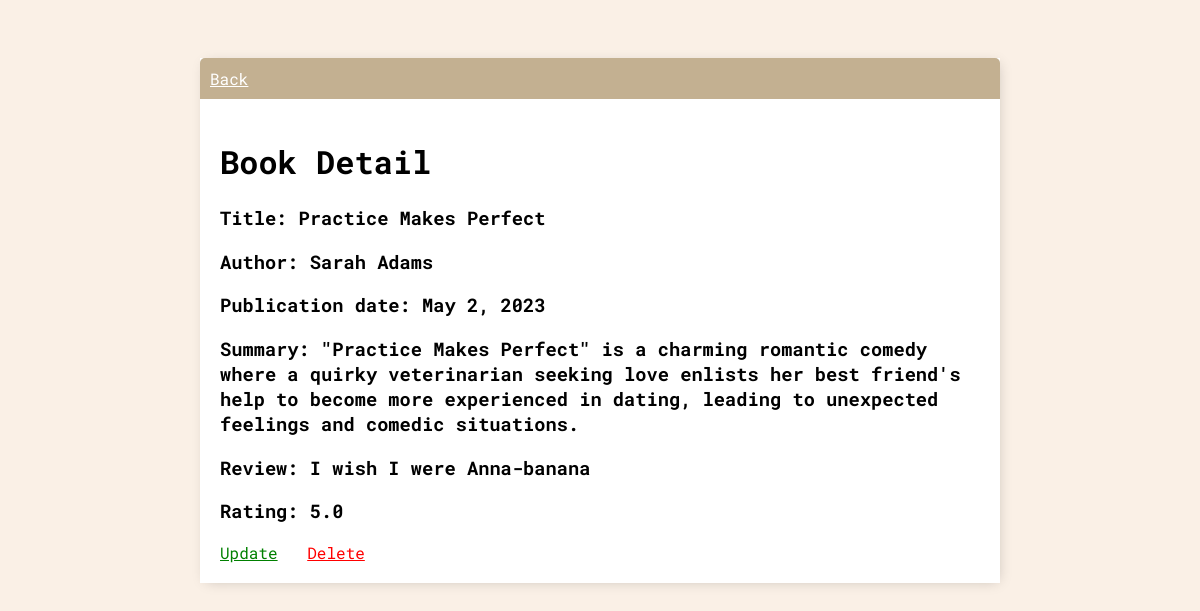
Page /9/ on the committed database.
### base/models.py (models this page shows, shortened)
class Book(models.Model):
    title = models.CharField(max_length=255)
    author = models.CharField(max_length=255)
    publication_date = models.DateField()
    summary = models.TextField(blank=True, null=True)
    review = models.TextField(blank=True, null=True)
    rating = models.DecimalField(max_digits=2, decimal_places=1)

### base/views.py (the view)
# urls.py: path("<int:pk>/", views.BookDetailView.as_view(), name="book-detail"),
class BookDetailView(generic.DetailView):
    model = Book
    template_name = "base/book_detail.html"

### base/templates/base/book_detail.html
{% extends "base/main.html" %}
{% block content %}
<div class="header-bar">
    <a href="{% url 'book-list' %}">Back</a>
</div>
<div class="card-body">
    <h1>Book Detail</h1>
    <h3>Title: {{book.title}}</h3>
    <h3>Author: {{book.author}}</h3>
    <h3>Publication date: {{book.publication_date}}</h3>
    <h3>Summary: {{book.summary}}</h3>
    <h3>Review: {{book.review}}</h3>
    <h3>Rating: {{book.rating}}</h3>
    <a style="color: green; padding: 0px" href="{% url 'book-update' book.id %}">Update</a>
    <a style="color: red; padding: 20px;" href="{% url 'book-delete' book.id %}">Delete</a>
</div>
{% endblock content %}

### base/templates/base/main.html (style rules this page uses)
body { background-color: #faf0e6; font-family: 'Roboto Mono', monospace; padding-top: 50px; }
a, p { color: #c3b091; }
h3 { display: flex; justify-content: space-between; }
.header-bar { display: flex; justify-content: space-between; color: #fff; padding: 10px; border-radius: 5px 5px 0 0; background-color: #c3b091; }
.header-bar a { color: #fff; }
.card-body { padding: 20px; }

### rows in the picture
Book: title "Practice Makes Perfect", author "Sarah Adams", publication_date "May 2, 2023", summary "\"Practice Makes Perfect\" is a charming romantic comedy where a quirky veterinarian seeking love enlists her best friend's help to become more experienced in dating, leading to unexpected feelings and comedic situations.", review "I wish I were Anna-banana", rating "5.0"
